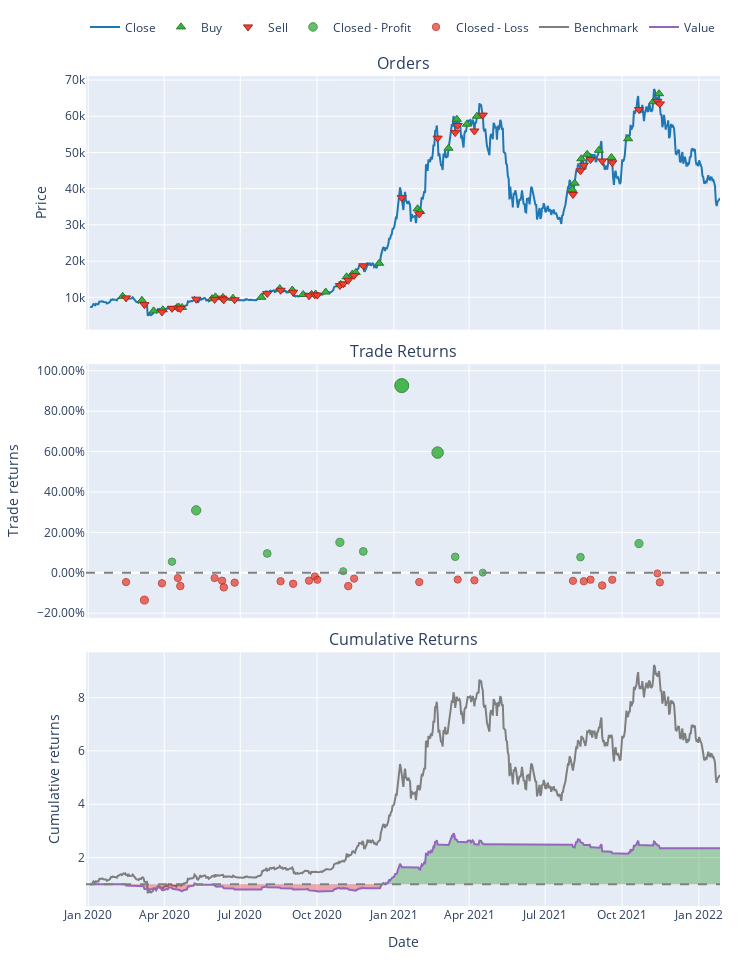

This figure's notebook cell:
### Code cell
port.plot().show()

### Figure 1 — Plotly figure (JSON) as saved in the notebook; plotly's stock layout.template omitted (floating-point values rounded to 4 significant figures; data arrays with more than 128 entries replaced by an {"elided": "..."} marker saying what was removed)
{"data": [{"legendgroup": "0", "line": {"color": "#1f77b4"}, "name": "Close", "showlegend": true, "type": "scatter", "uid": "1b43a615-8a35-4fd8-99eb-0ca8a44adf91", "x": {"elided": "755 str values"}, "xaxis": "x", "y": {"elided": "755 float values"}, "yaxis": "y"}, {"customdata": [[0, 0.0971, 2.494], [2, 0.1036, 2.379], [4, 0.1314, 2.057], [6, 0.119, 1.95], [8, 0.1143, 2.057], [10, 0.1093, 2.003], [12, 0.1037, 1.871], [14, 0.1015, 2.448], [16, 0.09417, 2.383], [18, 0.09174, 2.289], [20, 0.08714, 2.124], [22, 0.08069, 2.02], [24, 0.07133, 2.213], [26, 0.07059, 2.12], [28, 0.07436, 2.004], [30, 0.07121, 1.926], [32, 0.0692, 1.891], [34, 0.06377, 1.826], [36, 0.06198, 2.101], [38, 0.05407, 2.117], [40, 0.04809, 1.977], [42, 0.04559, 1.92], [44, 0.04375, 2.122], [46, 0.04739, 4.083], [48, 0.04623, 3.895], [50, 0.04851, 6.207], [52, 0.04528, 6.697], [54, 0.04477, 6.472], [56, 0.04153, 6.229], [58, 0.06264, 6.232], [60, 0.05764, 5.983], [62, 0.05339, 6.443], [64, 0.04987, 6.173], [66, 0.04713, 5.962], [68, 0.04596, 5.587], [70, 0.0401, 5.393], [72, 0.03855, 6.169], [74, 0.03713, 6.148]], "hovertemplate": "Order Id: %{customdata[0]}<br>Date: %{x}<br>Price: %{y}<br>Size: %{customdata[1]:.6f}<br>Fees: %{customdata[2]:.6f}", "legendgroup": "1", "marker": {"color": "#37B13F", "line": {"color": "rgb(38,123,44)", "width": 1}, "size": 8, "symbol": "triangle-up"}, "mode": "markers", "name": "Buy", "type": "scatter", "uid": "7abb90b1-7f32-4fe0-8909-257987356281", "x": ["2020-02-11T07:00:00", "2020-03-05T07:00:00", "2020-03-19T07:00:00", "2020-03-30T07:00:00", "2020-04-16T07:00:00", "2020-04-18T07:00:00", "2020-04-22T07:00:00", "2020-05-28T07:00:00", "2020-06-01T07:00:00", "2020-06-10T07:00:00", "2020-06-22T07:00:00", "2020-07-26T07:00:00", "2020-08-17T07:00:00", "2020-09-01T07:00:00", "2020-09-14T07:00:00", "2020-09-24T07:00:00", "2020-09-29T07:00:00", "2020-10-11T07:00:00", "2020-10-29T07:00:00", "2020-11-05T07:00:00", "2020-11-12T07:00:00", "2020-11-16T07:00:00", "2020-12-14T07:00:00", "2021-01-29T07:00:00", "2021-02-01T07:00:00", "2021-03-07T07:00:00", "2021-03-17T07:00:00", "2021-03-29T07:00:00", "2021-04-10T07:00:00", "2021-08-02T07:00:00", "2021-08-05T07:00:00", "2021-08-13T07:00:00", "2021-08-20T07:00:00", "2021-09-03T07:00:00", "2021-09-18T07:00:00", "2021-10-08T07:00:00", "2021-11-07T07:00:00", "2021-11-14T07:00:00"], "xaxis": "x", "y": [10270.0, 9187.0, 6263.0, 6557.0, 7199.0, 7330.0, 7216.0, 9645.0, 10120.0, 9982.0, 9751.0, 10020.0, 12410.0, 12010.0, 10780.0, 10820.0, 10930.0, 11460.0, 13560.0, 15660.0, 16450.0, 16840.0, 19400.0, 34460.0, 33700.0, 51180.0, 59160.0, 57820.0, 59990.0, 39790.0, 41520.0, 48270.0, 49510.0, 50600.0, 48620.0, 53800.0, 64000.0, 66240.0], "yaxis": "y"}, {"customdata": [[1, 0.0971, 2.391], [3, 0.1036, 2.068], [5, 0.1314, 1.96], [7, 0.119, 2.068], [9, 0.1143, 2.013], [11, 0.1093, 1.88], [13, 0.1037, 2.46], [15, 0.1015, 2.395], [17, 0.09417, 2.301], [19, 0.09174, 2.135], [21, 0.08714, 2.031], [23, 0.08069, 2.224], [25, 0.07133, 2.13], [27, 0.07059, 2.014], [29, 0.07436, 1.936], [31, 0.07121, 1.901], [33, 0.0692, 1.835], [35, 0.06377, 2.111], [37, 0.06198, 2.128], [39, 0.05407, 1.987], [41, 0.04809, 1.93], [43, 0.04559, 2.132], [45, 0.04375, 4.103], [47, 0.04739, 3.915], [49, 0.04623, 6.238], [51, 0.04851, 6.73], [53, 0.04528, 6.504], [55, 0.04477, 6.261], [57, 0.04153, 6.263], [59, 0.06264, 6.013], [61, 0.05764, 6.475], [63, 0.05339, 6.204], [65, 0.04987, 5.992], [67, 0.04713, 5.615], [69, 0.04596, 5.42], [71, 0.0401, 6.2], [73, 0.03855, 6.179], [75, 0.03713, 5.886]], "hovertemplate": "Order Id: %{customdata[0]}<br>Date: %{x}<br>Price: %{y}<br>Size: %{customdata[1]:.6f}<br>Fees: %{customdata[2]:.6f}", "legendgroup": "2", "marker": {"color": "#EA4335", "line": {"color": "rgb(181,31,18)", "width": 1}, "size": 8, "symbol": "triangle-down"}, "mode": "markers", "name": "Sell", "type": "scatter", "uid": "59404478-cf3b-49da-9ec7-678042e9e5bf", "x": ["2020-02-15T07:00:00", "2020-03-08T07:00:00", "2020-03-29T07:00:00", "2020-04-10T07:00:00", "2020-04-17T07:00:00", "2020-04-20T07:00:00", "2020-05-09T07:00:00", "2020-05-31T07:00:00", "2020-06-09T07:00:00", "2020-06-11T07:00:00", "2020-06-24T07:00:00", "2020-08-02T07:00:00", "2020-08-18T07:00:00", "2020-09-02T07:00:00", "2020-09-21T07:00:00", "2020-09-28T07:00:00", "2020-10-01T07:00:00", "2020-10-28T07:00:00", "2020-11-01T07:00:00", "2020-11-07T07:00:00", "2020-11-14T07:00:00", "2020-11-25T07:00:00", "2021-01-10T07:00:00", "2021-01-31T07:00:00", "2021-02-22T07:00:00", "2021-03-15T07:00:00", "2021-03-18T07:00:00", "2021-04-07T07:00:00", "2021-04-17T07:00:00", "2021-08-03T07:00:00", "2021-08-12T07:00:00", "2021-08-16T07:00:00", "2021-08-24T07:00:00", "2021-09-07T07:00:00", "2021-09-19T07:00:00", "2021-10-21T07:00:00", "2021-11-12T07:00:00", "2021-11-15T07:00:00"], "xaxis": "x", "y": [9849.0, 7984.0, 5967.0, 6951.0, 7043.0, 6881.0, 9489.0, 9438.0, 9773.0, 9308.0, 9321.0, 11020.0, 11950.0, 11410.0, 10410.0, 10680.0, 10610.0, 13240.0, 13730.0, 14700.0, 16050.0, 18710.0, 37520.0, 33040.0, 53970.0, 55490.0, 57460.0, 55940.0, 60320.0, 38390.0, 44940.0, 46480.0, 48060.0, 47660.0, 47170.0, 61850.0, 64110.0, 63420.0], "yaxis": "y"}, {"customdata": [[3, 3, 42.86], [6, 6, 231.3], [11, 11, 77.12], [17, 17, 110.0], [18, 18, 6.513], [21, 21, 80.95], [22, 22, 786.4], [24, 24, 927.2], [25, 25, 196.2], [28, 28, 1.045], [30, 30, 184.6], [35, 35, 311.2]], "hovertemplate": "Trade Id: %{customdata[0]}<br>Position Id: %{customdata[1]}<br>Date: %{x}<br>PnL: %{customdata[1]:.6f}<br>Return: %{y}", "legendgroup": "3", "marker": {"color": "#37B13F", "line": {"color": "rgb(38,123,44)", "width": 1}, "opacity": [0.7588, 0.8, 0.7654, 0.7743, 0.7512, 0.767, 0.9, 0.8463, 0.7627, 0.75, 0.7624, 0.7733], "size": [7.412, 9.333, 7.718, 8.135, 7.055, 7.793, 14, 11.49, 7.594, 7, 7.58, 8.087], "symbol": "circle"}, "mode": "markers", "name": "Closed - Profit", "type": "scatter", "uid": "20f8e719-3b0f-436f-8429-7c9b96924f41", "x": ["2020-04-10T07:00:00", "2020-05-09T07:00:00", "2020-08-02T07:00:00", "2020-10-28T07:00:00", "2020-11-01T07:00:00", "2020-11-25T07:00:00", "2021-01-10T07:00:00", "2021-02-22T07:00:00", "2021-03-15T07:00:00", "2021-04-17T07:00:00", "2021-08-12T07:00:00", "2021-10-21T07:00:00"], "xaxis": "x2", "y": [0.05493, 0.3091, 0.09542, 0.1506, 0.007751, 0.1054, 0.9266, 0.5951, 0.07901, 0.0004193, 0.07715, 0.1443], "yaxis": "y2"}, {"customdata": [[0, 0, -46.09], [1, 1, -129.0], [2, 2, -42.84], [4, 4, -21.89], [5, 5, -52.91], [7, 7, -25.88], [8, 8, -37.49], [9, 9, -66.25], [10, 10, -41.63], [12, 12, -37.27], [13, 13, -46.44], [14, 14, -31.33], [15, 15, -13.85], [16, 16, -26.08], [19, 19, -56.01], [20, 20, -23.02], [23, 23, -75.34], [26, 26, -90.23], [27, 27, -97.13], [29, 29, -99.98], [31, 31, -108.3], [32, 32, -84.78], [33, 33, -150.2], [34, 34, -77.84], [36, 36, -8.381], [37, 37, -116.7]], "hovertemplate": "Trade Id: %{customdata[0]}<br>Position Id: %{customdata[1]}<br>Date: %{x}<br>PnL: %{customdata[1]:.6f}<br>Return: %{y}", "legendgroup": "4", "marker": {"color": "#EA4335", "line": {"color": "rgb(181,31,18)", "width": 1}, "opacity": [0.7574, 0.7719, 0.7584, 0.7542, 0.7606, 0.7542, 0.7563, 0.7616, 0.7579, 0.7568, 0.7588, 0.7563, 0.7528, 0.7555, 0.7606, 0.7546, 0.7574, 0.7554, 0.756, 0.7564, 0.7567, 0.7555, 0.7601, 0.7556, 0.7505, 0.7576], "size": [7.346, 8.021, 7.39, 7.198, 7.496, 7.197, 7.294, 7.544, 7.367, 7.315, 7.411, 7.292, 7.133, 7.257, 7.497, 7.217, 7.345, 7.251, 7.28, 7.3, 7.314, 7.256, 7.473, 7.26, 7.023, 7.356], "symbol": "circle"}, "mode": "markers", "name": "Closed - Loss", "type": "scatter", "uid": "5bc8e33e-95db-45ad-b9d2-275320582940", "x": ["2020-02-15T07:00:00", "2020-03-08T07:00:00", "2020-03-29T07:00:00", "2020-04-17T07:00:00", "2020-04-20T07:00:00", "2020-05-31T07:00:00", "2020-06-09T07:00:00", "2020-06-11T07:00:00", "2020-06-24T07:00:00", "2020-08-18T07:00:00", "2020-09-02T07:00:00", "2020-09-21T07:00:00", "2020-09-28T07:00:00", "2020-10-01T07:00:00", "2020-11-07T07:00:00", "2020-11-14T07:00:00", "2021-01-31T07:00:00", "2021-03-18T07:00:00", "2021-04-07T07:00:00", "2021-08-03T07:00:00", "2021-08-16T07:00:00", "2021-08-24T07:00:00", "2021-09-07T07:00:00", "2021-09-19T07:00:00", "2021-11-12T07:00:00", "2021-11-15T07:00:00"], "xaxis": "x2", "y": [-0.0462, -0.1355, -0.05206, -0.0266, -0.06605, -0.02643, -0.03933, -0.07234, -0.04899, -0.0421, -0.05476, -0.03909, -0.01798, -0.03447, -0.06615, -0.02911, -0.04613, -0.03368, -0.03752, -0.04011, -0.042, -0.03433, -0.06301, -0.03483, -0.003396, -0.04747], "yaxis": "y2"}, {"legendgroup": "5", "line": {"color": "#7f7f7f"}, "name": "Benchmark", "showlegend": true, "type": "scatter", "uid": "b666f02c-5a38-47ee-b644-0f1d2d9a2b00", "x": {"elided": "755 str values"}, "xaxis": "x3", "y": {"elided": "755 float values"}, "yaxis": "y3"}, {"hoverinfo": "skip", "legendgroup": "6", "line": {"color": "rgba(0, 0, 0, 0)", "width": 0}, "opacity": 0, "showlegend": false, "type": "scatter", "uid": "3ca49aef-8aae-4e86-adef-fe1a8491fa31", "x": {"elided": "755 str values"}, "xaxis": "x3", "y": {"elided": "755 int values"}, "yaxis": "y3"}, {"connectgaps": false, "fill": "tonexty", "fillcolor": "rgba(0, 128, 0, 0.3)", "hoverinfo": "skip", "legendgroup": "6", "line": {"color": "rgba(0, 0, 0, 0)", "width": 0}, "opacity": 0, "showlegend": false, "type": "scatter", "uid": "ee67b26a-a2fb-4623-95c6-323de65c3e1a", "x": {"elided": "755 str values"}, "xaxis": "x3", "y": {"elided": "755 float values"}, "yaxis": "y3"}, {"hoverinfo": "skip", "legendgroup": "6", "line": {"color": "rgba(0, 0, 0, 0)", "width": 0}, "opacity": 0, "showlegend": false, "type": "scatter", "uid": "ce3fa27e-fb7c-4a69-8982-2871ce8366b1", "x": {"elided": "755 str values"}, "xaxis": "x3", "y": {"elided": "755 int values"}, "yaxis": "y3"}, {"connectgaps": false, "fill": "tonexty", "fillcolor": "rgba(255, 0, 0, 0.3)", "hoverinfo": "skip", "legendgroup": "6", "line": {"color": "rgba(0, 0, 0, 0)", "width": 0}, "opacity": 0, "showlegend": false, "type": "scatter", "uid": "2e6cbe1f-00f0-4f5f-a6c4-254fd0addd6f", "x": {"elided": "755 str values"}, "xaxis": "x3", "y": {"elided": "755 float values"}, "yaxis": "y3"}, {"legendgroup": "7", "line": {"color": "#9467bd"}, "name": "Value", "showlegend": true, "type": "scatter", "uid": "f51eb5a3-afc1-46eb-b452-e4a909c129a5", "x": {"elided": "755 str values"}, "xaxis": "x3", "y": {"elided": "755 float values"}, "yaxis": "y3"}, {"hoverinfo": "skip", "legendgroup": "6", "line": {"color": "rgba(0, 0, 0, 0)", "width": 0}, "opacity": 0, "showlegend": false, "type": "scatter", "uid": "c139ac48-95ad-4de6-958b-5f7d6baea831", "x": {"elided": "755 str values"}, "xaxis": "x3", "y": {"elided": "755 int values"}, "yaxis": "y3"}], "layout": {"annotations": [{"font": {"size": 16}, "showarrow": false, "text": "Orders", "x": 0.5, "xanchor": "center", "xref": "paper", "y": 1, "yanchor": "bottom", "yref": "paper"}, {"font": {"size": 16}, "showarrow": false, "text": "Trade Returns", "x": 0.5, "xanchor": "center", "xref": "paper", "y": 0.6528, "yanchor": "bottom", "yref": "paper"}, {"font": {"size": 16}, "showarrow": false, "text": "Cumulative Returns", "x": 0.5, "xanchor": "center", "xref": "paper", "y": 0.3056, "yanchor": "bottom", "yref": "paper"}], "height": 960, "legend": {"orientation": "h", "traceorder": "normal", "x": 1, "xanchor": "right", "y": 1.042, "yanchor": "bottom"}, "margin": {"b": 30, "l": 30, "r": 30, "t": 30}, "shapes": [{"line": {"color": "gray", "dash": "dash"}, "type": "line", "x0": 0, "x1": 1, "xref": "paper", "y0": 0, "y1": 0, "yref": "y2"}, {"line": {"color": "gray", "dash": "dash"}, "type": "line", "x0": 0, "x1": 1, "xref": "paper", "y0": 1, "y1": 1, "yref": "y3"}], "width": 750, "xaxis": {"anchor": "y", "domain": [0, 1], "matches": "x3", "showticklabels": false}, "xaxis2": {"anchor": "y2", "domain": [0, 1], "matches": "x3", "showticklabels": false}, "xaxis3": {"anchor": "y3", "domain": [0, 1], "title": {"text": "Date"}}, "yaxis": {"anchor": "x", "domain": [0.6944, 1], "title": {"text": "Price"}}, "yaxis2": {"anchor": "x2", "domain": [0.3472, 0.6528], "tickformat": ".2%", "title": {"text": "Trade returns"}}, "yaxis3": {"anchor": "x3", "domain": [0, 0.3056], "title": {"text": "Cumulative returns"}}}}
